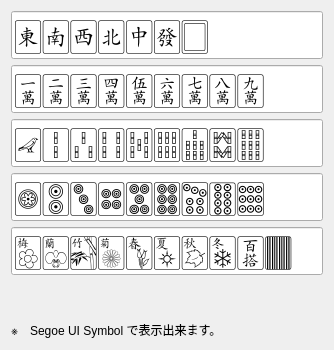
      <widget class="QWidget" name="tab_7">
       <attribute name="title">
        <string>麻雀</string>
       </attribute>
       <layout class="QVBoxLayout" name="verticalLayout_11">
        <item>
         <widget class="QLineEdit" name="lineEdit_43">
          <property name="font">
           <font>
            <family>MS UI Gothic</family>
            <pointsize>26</pointsize>
            <weight>50</weight>
            <italic>false</italic>
            <bold>false</bold>
           </font>
          </property>
          <property name="styleSheet">
           <string notr="true">font: 26pt &quot;MS UI Gothic&quot;;</string>
          </property>
          <property name="text">
           <string>🀀🀁🀂🀃🀄🀅🀆</string>
          </property>
          <property name="readOnly">
           <bool>true</bool>
          </property>
         </widget>
        </item>
        <item>
         <widget class="QLineEdit" name="lineEdit_34">
          <property name="font">
           <font>
            <family>MS UI Gothic</family>
            <pointsize>26</pointsize>
            <weight>50</weight>
            <italic>false</italic>
            <bold>false</bold>
           </font>
          </property>
          <property name="styleSheet">
           <string notr="true">font: 26pt &quot;MS UI Gothic&quot;;</string>
          </property>
          <property name="text">
           <string>🀇🀈🀉🀊🀋🀌🀍🀎🀏</string>
          </property>
          <property name="readOnly">
           <bool>true</bool>
          </property>
         </widget>
        </item>
        <item>
         <widget class="QLineEdit" name="lineEdit_35">
          <property name="font">
           <font>
            <family>MS UI Gothic</family>
            <pointsize>26</pointsize>
            <weight>50</weight>
            <italic>false</italic>
            <bold>false</bold>
           </font>
          </property>
          <property name="styleSheet">
           <string notr="true">font: 26pt &quot;MS UI Gothic&quot;;</string>
          </property>
          <property name="text">
           <string>🀐🀑🀒🀓🀔🀕🀖🀗🀘</string>
          </property>
          <property name="readOnly">
           <bool>true</bool>
          </property>
         </widget>
        </item>
        <item>
         <widget class="QLineEdit" name="lineEdit_36">
          <property name="font">
           <font>
            <family>MS UI Gothic</family>
            <pointsize>26</pointsize>
            <weight>50</weight>
            <italic>false</italic>
            <bold>false</bold>
           </font>
          </property>
          <property name="styleSheet">
           <string notr="true">font: 26pt &quot;MS UI Gothic&quot;;</string>
          </property>
          <property name="text">
           <string>🀙🀚🀛🀜🀝🀞🀟🀠🀡</string>
          </property>
          <property name="readOnly">
           <bool>true</bool>
          </property>
         </widget>
        </item>
        <item>
         <widget class="QLineEdit" name="lineEdit_37">
          <property name="font">
           <font>
            <family>MS UI Gothic</family>
            <pointsize>26</pointsize>
            <weight>50</weight>
            <italic>false</italic>
            <bold>false</bold>
           </font>
          </property>
          <property name="styleSheet">
           <string notr="true">font: 26pt &quot;MS UI Gothic&quot;;</string>
          </property>
          <property name="text">
           <string>🀢🀣🀤🀥🀦🀧🀨🀩🀪🀫</string>
          </property>
          <property name="readOnly">
           <bool>true</bool>
          </property>
         </widget>
        </item>
        <item>
         <spacer name="verticalSpacer_5">
          <property name="orientation">
           <enum>Qt::Vertical</enum>
          </property>
          <property name="sizeHint" stdset="0">
           <size>
            <width>20</width>
            <height>40</height>
           </size>
          </property>
         </spacer>
        </item>
        <item>
         <widget class="QLabel" name="label_26">
          <property name="text">
           <string>※　Segoe UI Symbol で表示出来ます。</string>
          </property>
         </widget>
        </item>
       </layout>
      </widget>
